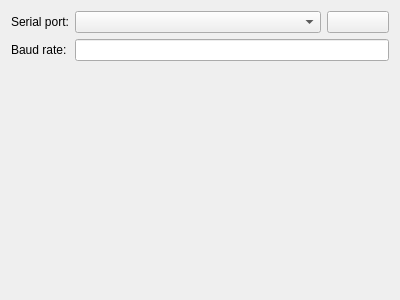
<?xml version="1.0" encoding="UTF-8"?>
<ui version="4.0">
 <class>SerialConfigWidget</class>
 <widget class="QWidget" name="SerialConfigWidget">
  <property name="geometry">
   <rect>
    <x>0</x>
    <y>0</y>
    <width>400</width>
    <height>300</height>
   </rect>
  </property>
  <property name="windowTitle">
   <string>Serial Configuration Widget</string>
  </property>
  <layout class="QFormLayout" name="formLayout">
   <item row="0" column="0">
    <widget class="QLabel" name="label1">
     <property name="text">
      <string>Serial port:</string>
     </property>
    </widget>
   </item>
   <item row="0" column="1">
    <layout class="QHBoxLayout" name="horizontalLayout" stretch="4,1">
     <item>
      <widget class="QComboBox" name="serialPortsComboBox"/>
     </item>
     <item>
      <widget class="QPushButton" name="rescanSerialPortsButton">
       <property name="toolTip">
        <string>Rescan serial ports</string>
       </property>
       <property name="text">
        <string/>
       </property>
       <property name="icon">
        <iconset theme="view-refresh">
         <normaloff>.</normaloff>.</iconset>
       </property>
      </widget>
     </item>
    </layout>
   </item>
   <item row="1" column="0">
    <widget class="QLabel" name="label2">
     <property name="text">
      <string>Baud rate:</string>
     </property>
    </widget>
   </item>
   <item row="1" column="1">
    <widget class="QLineEdit" name="baudRateTextField"/>
   </item>
  </layout>
 </widget>
 <tabstops>
  <tabstop>serialPortsComboBox</tabstop>
  <tabstop>rescanSerialPortsButton</tabstop>
  <tabstop>baudRateTextField</tabstop>
 </tabstops>
 <resources>
  <include location="biogui.qrc"/>
 </resources>
 <connections/>
</ui>
